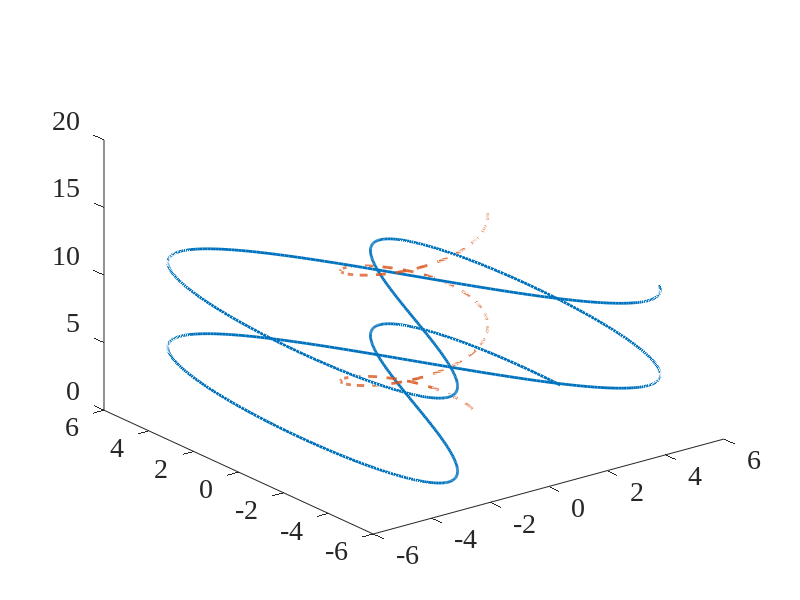

Write MATLAB code to recreate this figure.
set(0,'defaultaxesfontsize',20)
set(0,'defaultaxesfontname','Times New Roman')
set(0,'DefaultLineLineWidth', 2);

set(0,'DefaultFigureWindowStyle','docked')

t = linspace(0,12,1000);
x = 5*cos(t);
y = 6*sin(2*t);
z = t;

t = linspace(0,12,1000);
x2 = 2*cos(t);
y2 = 2*sin(t);
z2 = 1.3*t;

figure
plot3(x,y,z,'-');
hold on
plot3(x2,y2,z2,'--');


